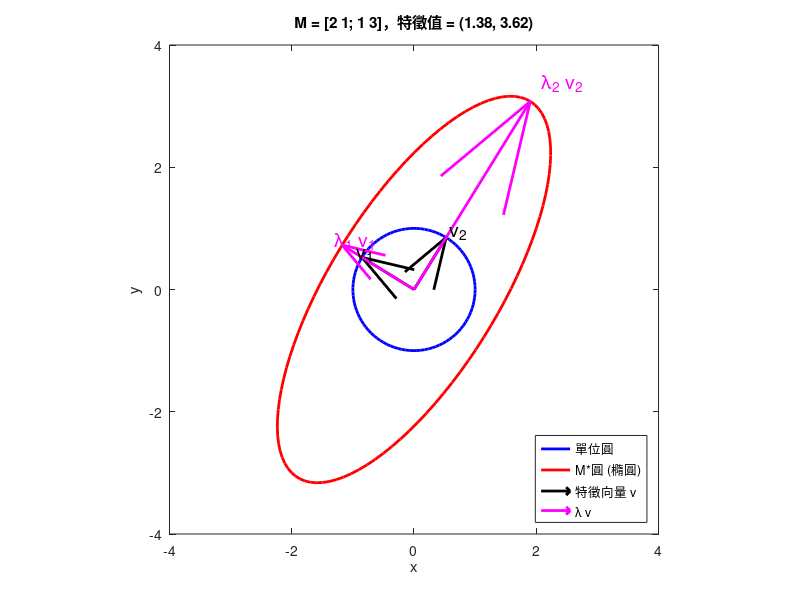

Write the MATLAB code that produced this figure. (Note: this script raises an error after producing the figure.)
%% 章節 02-3：線性代數 - 控制系統的根基
% 解線性方程組、特徵值、SVD、矩陣分解
clear; close all;
out_dir = fullfile(fileparts(mfilename('fullpath')), '..', 'images');

%% 1. 解線性方程組 A x = b
A = [3 2 -1;
     2 -1 3;
     1 0 2];
b = [1; -2; 4];

% 千萬不要寫 inv(A) * b，數值上很差
x = A \ b;            % 反斜線：解 A*x = b 的標準寫法
fprintf('解 x = [%.4f, %.4f, %.4f]\n', x);
fprintf('檢查 A*x - b 範數 = %.2e\n', norm(A*x - b));

%% 2. 特徵值與特徵向量
% 控制理論最重要的工具
A_dyn = [0 1; -4 -0.5];     % 對應 x'' + 0.5 x' + 4 x = 0 的狀態矩陣
[V, D] = eig(A_dyn);
fprintf('特徵值 = %s\n', mat2str(diag(D), 4));
fprintf('（實部負 -> 穩定；虛部非零 -> 振盪）\n');

%% 3. 視覺化：特徵向量是「不轉只縮放」的方向
% 用 2x2 對稱矩陣
M = [2 1; 1 3];
[V, D] = eig(M);

% 產生單位圓上的點，看 M 怎麼把圓壓成橢圓
theta = linspace(0, 2*pi, 100);
circle = [cos(theta); sin(theta)];
ellipse = M * circle;

fig = figure('Visible', 'off', 'Position', [0 0 800 700]);
plot(circle(1,:), circle(2,:), 'b-', 'LineWidth', 2); hold on;
plot(ellipse(1,:), ellipse(2,:), 'r-', 'LineWidth', 2);

% 畫特徵向量（縮放後）
for i = 1:2
    v = V(:,i);
    lam = D(i,i);
    quiver(0, 0, v(1), v(2), 'k', 'LineWidth', 2, ...
           'MaxHeadSize', 0.5, 'AutoScale', 'off');
    quiver(0, 0, lam*v(1), lam*v(2), 'm', 'LineWidth', 2, ...
           'MaxHeadSize', 0.3, 'AutoScale', 'off');
    text(1.1*v(1), 1.1*v(2), sprintf('v_%d', i), 'FontSize', 14);
    text(1.1*lam*v(1), 1.1*lam*v(2), sprintf('\\lambda_%d v_%d', i, i), ...
         'FontSize', 14, 'Color', 'm');
end

axis equal;
xlim([-4 4]); ylim([-4 4]);
xlabel('x'); ylabel('y');
title(sprintf('M = [2 1; 1 3]，特徵值 = (%.2f, %.2f)', D(1,1), D(2,2)));
legend({'單位圓', 'M*圓 (橢圓)', '特徵向量 v', '\lambda v'}, 'Location', 'southeast');
save_png(fig, fullfile(out_dir, '03_eigenvectors.png'));

%% 4. SVD：奇異值分解
% 任意矩陣都能分解成 U*S*V'，工程上用來做降秩、最小平方
A = magic(8);
[U, S, V] = svd(A);
sv = diag(S);
fprintf('magic(8) 的奇異值：\n');
disp(sv');

fig = figure('Visible', 'off', 'Position', [0 0 800 500]);
semilogy(sv, 'o-', 'LineWidth', 2, 'MarkerSize', 8);
xlabel('index'); ylabel('singular value (log)');
title('magic(8) 的奇異值快速衰減 -> 此矩陣可低秩逼近');
save_png(fig, fullfile(out_dir, '03_svd.png'));

%% 5. 條件數：解 Ax=b 的數值穩定性
% Hilbert 矩陣是「病態 (ill-conditioned)」的經典例
fprintf('\nHilbert 矩陣條件數隨大小變化：\n');
ns = 2:12;
conds = zeros(size(ns));
for i = 1:length(ns)
    H = hilb(ns(i));
    conds(i) = cond(H);
end

fig = figure('Visible', 'off', 'Position', [0 0 800 500]);
semilogy(ns, conds, 'o-', 'LineWidth', 2, 'MarkerSize', 8);
yline(1e16, 'r--', 'double precision 極限');
xlabel('矩陣大小 n'); ylabel('cond(H_n) (log)');
title('Hilbert 矩陣條件數爆炸成長 -> 數值上幾乎不可解');
save_png(fig, fullfile(out_dir, '03_hilbert_cond.png'));
